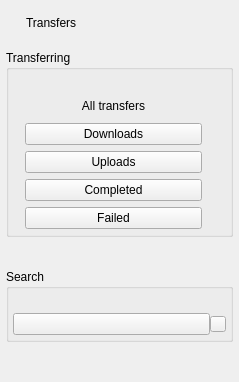
       <widget class="QWidget" name="wLeftPaneTop" native="true">
        <layout class="QVBoxLayout" name="vlLeftTop">
         <property name="spacing">
          <number>16</number>
         </property>
         <property name="leftMargin">
          <number>6</number>
         </property>
         <property name="topMargin">
          <number>12</number>
         </property>
         <property name="rightMargin">
          <number>6</number>
         </property>
         <property name="bottomMargin">
          <number>0</number>
         </property>
         <item>
          <widget class="QWidget" name="TopHeader" native="true">
           <property name="focusPolicy">
            <enum>Qt::StrongFocus</enum>
           </property>
           <layout class="QHBoxLayout" name="horizontalLayout_3">
            <property name="spacing">
             <number>8</number>
            </property>
            <property name="leftMargin">
             <number>20</number>
            </property>
            <property name="topMargin">
             <number>0</number>
            </property>
            <property name="rightMargin">
             <number>16</number>
            </property>
            <property name="bottomMargin">
             <number>0</number>
            </property>
            <item>
             <widget class="QWidget" name="pTransfers" native="true">
              <layout class="QHBoxLayout" name="horizontalLayout_4">
               <property name="spacing">
                <number>4</number>
               </property>
               <property name="leftMargin">
                <number>0</number>
               </property>
               <property name="topMargin">
                <number>0</number>
               </property>
               <property name="rightMargin">
                <number>0</number>
               </property>
               <property name="bottomMargin">
                <number>0</number>
               </property>
               <item>
                <widget class="QLabel" name="lTransfers">
                 <property name="toolTip">
                  <string>Transfers</string>
                 </property>
                 <property name="text">
                  <string>Transfers</string>
                 </property>
                 <property name="indent">
                  <number>0</number>
                 </property>
                </widget>
               </item>
               <item>
                <spacer name="horizontalSpacer">
                 <property name="orientation">
                  <enum>Qt::Horizontal</enum>
                 </property>
                 <property name="sizeHint" stdset="0">
                  <size>
                   <width>88</width>
                   <height>20</height>
                  </size>
                 </property>
                </spacer>
               </item>
               <item>
                <widget class="QPushButton" name="bPause">
                 <property name="minimumSize">
                  <size>
                   <width>0</width>
                   <height>0</height>
                  </size>
                 </property>
                 <property name="maximumSize">
                  <size>
                   <width>16777215</width>
                   <height>16777215</height>
                  </size>
                 </property>
                 <property name="cursor">
                  <cursorShape>PointingHandCursor</cursorShape>
                 </property>
                 <property name="focusPolicy">
                  <enum>Qt::StrongFocus</enum>
                 </property>
                 <property name="iconSize">
                  <size>
                   <width>16</width>
                   <height>16</height>
                  </size>
                 </property>
                 <property name="checkable">
                  <bool>true</bool>
                 </property>
                 <property name="checked">
                  <bool>false</bool>
                 </property>
                 <property name="flat">
                  <bool>true</bool>
                 </property>
                </widget>
               </item>
              </layout>
             </widget>
            </item>
            <item>
             <widget class="SearchLineEdit" name="leSearch">
              <property name="sizePolicy">
               <sizepolicy hsizetype="Expanding" vsizetype="Preferred">
                <horstretch>0</horstretch>
                <verstretch>0</verstretch>
               </sizepolicy>
              </property>
              <property name="focusPolicy">
               <enum>Qt::ClickFocus</enum>
              </property>
             </widget>
            </item>
           </layout>
          </widget>
         </item>
         <item>
          <widget class="QGroupBox" name="wTransferring">
           <property name="minimumSize">
            <size>
             <width>0</width>
             <height>0</height>
            </size>
           </property>
           <property name="maximumSize">
            <size>
             <width>256</width>
             <height>600</height>
            </size>
           </property>
           <property name="title">
            <string>Transferring</string>
           </property>
           <property name="flat">
            <bool>true</bool>
           </property>
           <layout class="QVBoxLayout" name="verticalLayout">
            <property name="spacing">
             <number>4</number>
            </property>
            <property name="leftMargin">
             <number>4</number>
            </property>
            <property name="topMargin">
             <number>24</number>
            </property>
            <property name="rightMargin">
             <number>4</number>
            </property>
            <property name="bottomMargin">
             <number>4</number>
            </property>
            <item>
             <widget class="QFrame" name="fAllTransfers">
              <property name="focusPolicy">
               <enum>Qt::ClickFocus</enum>
              </property>
              <property name="frameShape">
               <enum>QFrame::NoFrame</enum>
              </property>
              <property name="frameShadow">
               <enum>QFrame::Plain</enum>
              </property>
              <property name="lineWidth">
               <number>0</number>
              </property>
              <layout class="QHBoxLayout" name="horizontalLayout_10">
               <property name="spacing">
                <number>5</number>
               </property>
               <property name="leftMargin">
                <number>12</number>
               </property>
               <property name="topMargin">
                <number>0</number>
               </property>
               <property name="rightMargin">
                <number>12</number>
               </property>
               <property name="bottomMargin">
                <number>0</number>
               </property>
               <item>
                <widget class="QPushButton" name="tAllTransfers">
                 <property name="sizePolicy">
                  <sizepolicy hsizetype="Expanding" vsizetype="Fixed">
                   <horstretch>0</horstretch>
                   <verstretch>0</verstretch>
                  </sizepolicy>
                 </property>
                 <property name="cursor">
                  <cursorShape>PointingHandCursor</cursorShape>
                 </property>
                 <property name="styleSheet">
                  <string notr="true"/>
                 </property>
                 <property name="text">
                  <string>All transfers</string>
                 </property>
                 <property name="iconSize">
                  <size>
                   <width>24</width>
                   <height>24</height>
                  </size>
                 </property>
                 <property name="checkable">
                  <bool>true</bool>
                 </property>
                 <property name="autoDefault">
                  <bool>false</bool>
                 </property>
                 <property name="flat">
                  <bool>true</bool>
                 </property>
                </widget>
               </item>
               <item alignment="Qt::AlignRight">
                <widget class="QLabel" name="lAllTransfers">
                 <property name="enabled">
                  <bool>true</bool>
                 </property>
                 <property name="sizePolicy">
                  <sizepolicy hsizetype="MinimumExpanding" vsizetype="Fixed">
                   <horstretch>0</horstretch>
                   <verstretch>0</verstretch>
                  </sizepolicy>
                 </property>
                 <property name="minimumSize">
                  <size>
                   <width>0</width>
                   <height>24</height>
                  </size>
                 </property>
                 <property name="maximumSize">
                  <size>
                   <width>16777215</width>
                   <height>24</height>
                  </size>
                 </property>
                 <property name="text">
                  <string notr="true"/>
                 </property>
                </widget>
               </item>
              </layout>
             </widget>
            </item>
            <item>
             <widget class="QFrame" name="fDownloads">
              <property name="focusPolicy">
               <enum>Qt::ClickFocus</enum>
              </property>
              <layout class="QHBoxLayout" name="horizontalLayout_11">
               <property name="spacing">
                <number>5</number>
               </property>
               <property name="leftMargin">
                <number>12</number>
               </property>
               <property name="topMargin">
                <number>0</number>
               </property>
               <property name="rightMargin">
                <number>12</number>
               </property>
               <property name="bottomMargin">
                <number>0</number>
               </property>
               <item>
                <widget class="QPushButton" name="tDownloads">
                 <property name="sizePolicy">
                  <sizepolicy hsizetype="Expanding" vsizetype="Fixed">
                   <horstretch>0</horstretch>
                   <verstretch>0</verstretch>
                  </sizepolicy>
                 </property>
                 <property name="cursor">
                  <cursorShape>PointingHandCursor</cursorShape>
                 </property>
                 <property name="text">
                  <string>Downloads</string>
                 </property>
                 <property name="checkable">
                  <bool>true</bool>
                 </property>
                 <property name="autoDefault">
                  <bool>false</bool>
                 </property>
                </widget>
               </item>
               <item alignment="Qt::AlignRight">
                <widget class="QLabel" name="lDownloads">
                 <property name="enabled">
                  <bool>true</bool>
                 </property>
                 <property name="sizePolicy">
                  <sizepolicy hsizetype="MinimumExpanding" vsizetype="Fixed">
                   <horstretch>0</horstretch>
                   <verstretch>0</verstretch>
                  </sizepolicy>
                 </property>
                 <property name="minimumSize">
                  <size>
                   <width>0</width>
                   <height>24</height>
                  </size>
                 </property>
                 <property name="maximumSize">
                  <size>
                   <width>16777215</width>
                   <height>24</height>
                  </size>
                 </property>
                 <property name="text">
                  <string notr="true"/>
                 </property>
                </widget>
               </item>
              </layout>
             </widget>
            </item>
            <item>
             <widget class="QFrame" name="fUploads">
              <property name="focusPolicy">
               <enum>Qt::ClickFocus</enum>
              </property>
              <layout class="QHBoxLayout" name="horizontalLayout_12">
               <property name="spacing">
                <number>5</number>
               </property>
               <property name="leftMargin">
                <number>12</number>
               </property>
               <property name="topMargin">
                <number>0</number>
               </property>
               <property name="rightMargin">
                <number>12</number>
               </property>
               <property name="bottomMargin">
                <number>0</number>
               </property>
               <item>
                <widget class="QPushButton" name="tUploads">
                 <property name="sizePolicy">
                  <sizepolicy hsizetype="Expanding" vsizetype="Fixed">
                   <horstretch>0</horstretch>
                   <verstretch>0</verstretch>
                  </sizepolicy>
                 </property>
                 <property name="cursor">
                  <cursorShape>PointingHandCursor</cursorShape>
                 </property>
                 <property name="text">
                  <string>Uploads</string>
                 </property>
                 <property name="checkable">
                  <bool>true</bool>
                 </property>
                 <property name="autoDefault">
                  <bool>false</bool>
                 </property>
                </widget>
               </item>
               <item alignment="Qt::AlignRight">
                <widget class="QLabel" name="lUploads">
                 <property name="enabled">
                  <bool>true</bool>
                 </property>
                 <property name="sizePolicy">
                  <sizepolicy hsizetype="MinimumExpanding" vsizetype="Fixed">
                   <horstretch>0</horstretch>
                   <verstretch>0</verstretch>
                  </sizepolicy>
                 </property>
                 <property name="minimumSize">
                  <size>
                   <width>0</width>
                   <height>24</height>
                  </size>
                 </property>
                 <property name="maximumSize">
                  <size>
                   <width>16777215</width>
                   <height>24</height>
                  </size>
                 </property>
                 <property name="text">
                  <string notr="true"/>
                 </property>
                </widget>
               </item>
              </layout>
             </widget>
            </item>
            <item>
             <widget class="QFrame" name="fCompleted">
              <property name="focusPolicy">
               <enum>Qt::ClickFocus</enum>
              </property>
              <layout class="QHBoxLayout" name="horizontalLayout_13">
               <property name="spacing">
                <number>5</number>
               </property>
               <property name="leftMargin">
                <number>12</number>
               </property>
               <property name="topMargin">
                <number>0</number>
               </property>
               <property name="rightMargin">
                <number>12</number>
               </property>
               <property name="bottomMargin">
                <number>0</number>
               </property>
               <item>
                <widget class="QPushButton" name="tCompleted">
                 <property name="enabled">
                  <bool>true</bool>
                 </property>
                 <property name="sizePolicy">
                  <sizepolicy hsizetype="Expanding" vsizetype="Fixed">
                   <horstretch>0</horstretch>
                   <verstretch>0</verstretch>
                  </sizepolicy>
                 </property>
                 <property name="cursor">
                  <cursorShape>PointingHandCursor</cursorShape>
                 </property>
                 <property name="text">
                  <string>Completed</string>
                 </property>
                 <property name="checkable">
                  <bool>true</bool>
                 </property>
                 <property name="autoDefault">
                  <bool>false</bool>
                 </property>
                </widget>
               </item>
               <item alignment="Qt::AlignRight">
                <widget class="QLabel" name="lCompleted">
                 <property name="enabled">
                  <bool>true</bool>
                 </property>
                 <property name="sizePolicy">
                  <sizepolicy hsizetype="MinimumExpanding" vsizetype="Fixed">
                   <horstretch>0</horstretch>
                   <verstretch>0</verstretch>
                  </sizepolicy>
                 </property>
                 <property name="minimumSize">
                  <size>
                   <width>0</width>
                   <height>24</height>
                  </size>
                 </property>
                 <property name="maximumSize">
                  <size>
                   <width>16777215</width>
                   <height>24</height>
                  </size>
                 </property>
                 <property name="text">
                  <string notr="true"/>
                 </property>
                </widget>
               </item>
              </layout>
             </widget>
            </item>
            <item>
             <widget class="QFrame" name="fFailed">
              <property name="focusPolicy">
               <enum>Qt::ClickFocus</enum>
              </property>
              <layout class="QHBoxLayout" name="horizontalLayout_failed">
               <property name="spacing">
                <number>5</number>
               </property>
               <property name="leftMargin">
                <number>12</number>
               </property>
               <property name="topMargin">
                <number>0</number>
               </property>
               <property name="rightMargin">
                <number>12</number>
               </property>
               <property name="bottomMargin">
                <number>0</number>
               </property>
               <item>
                <widget class="QPushButton" name="tFailed">
                 <property name="enabled">
                  <bool>true</bool>
                 </property>
                 <property name="sizePolicy">
                  <sizepolicy hsizetype="Expanding" vsizetype="Fixed">
                   <horstretch>0</horstretch>
                   <verstretch>0</verstretch>
                  </sizepolicy>
                 </property>
                 <property name="cursor">
                  <cursorShape>PointingHandCursor</cursorShape>
                 </property>
                 <property name="text">
                  <string>Failed</string>
                 </property>
                 <property name="checkable">
                  <bool>true</bool>
                 </property>
                 <property name="autoDefault">
                  <bool>false</bool>
                 </property>
                </widget>
               </item>
               <item alignment="Qt::AlignRight">
                <widget class="QLabel" name="lFailed">
                 <property name="enabled">
                  <bool>true</bool>
                 </property>
                 <property name="sizePolicy">
                  <sizepolicy hsizetype="MinimumExpanding" vsizetype="Fixed">
                   <horstretch>0</horstretch>
                   <verstretch>0</verstretch>
                  </sizepolicy>
                 </property>
                 <property name="minimumSize">
                  <size>
                   <width>0</width>
                   <height>24</height>
                  </size>
                 </property>
                 <property name="maximumSize">
                  <size>
                   <width>16777215</width>
                   <height>24</height>
                  </size>
                 </property>
                 <property name="text">
                  <string notr="true"/>
                 </property>
                </widget>
               </item>
              </layout>
             </widget>
            </item>
           </layout>
          </widget>
         </item>
         <item>
          <widget class="MediaTypeFilterWidget" name="wMediaType" native="true"/>
         </item>
         <item>
          <widget class="QGroupBox" name="wSearch">
           <property name="title">
            <string>Search</string>
           </property>
           <layout class="QVBoxLayout" name="wSearchLayout">
            <property name="spacing">
             <number>0</number>
            </property>
            <property name="leftMargin">
             <number>4</number>
            </property>
            <property name="topMargin">
             <number>24</number>
            </property>
            <property name="rightMargin">
             <number>4</number>
            </property>
            <property name="bottomMargin">
             <number>4</number>
            </property>
            <item>
             <widget class="QFrame" name="fSearchString">
              <property name="focusPolicy">
               <enum>Qt::StrongFocus</enum>
              </property>
              <property name="frameShape">
               <enum>QFrame::NoFrame</enum>
              </property>
              <property name="frameShadow">
               <enum>QFrame::Plain</enum>
              </property>
              <layout class="QHBoxLayout" name="horizontalLayout_14">
               <property name="spacing">
                <number>0</number>
               </property>
               <property name="leftMargin">
                <number>0</number>
               </property>
               <property name="topMargin">
                <number>0</number>
               </property>
               <property name="rightMargin">
                <number>0</number>
               </property>
               <property name="bottomMargin">
                <number>0</number>
               </property>
               <item>
                <widget class="QPushButton" name="bSearchString">
                 <property name="sizePolicy">
                  <sizepolicy hsizetype="Expanding" vsizetype="Fixed">
                   <horstretch>0</horstretch>
                   <verstretch>0</verstretch>
                  </sizepolicy>
                 </property>
                 <property name="cursor">
                  <cursorShape>PointingHandCursor</cursorShape>
                 </property>
                 <property name="text">
                  <string notr="true"/>
                 </property>
                 <property name="checkable">
                  <bool>true</bool>
                 </property>
                 <property name="autoDefault">
                  <bool>false</bool>
                 </property>
                </widget>
               </item>
               <item>
                <widget class="TokenizableToolButton" name="tClearSearchResult">
                 <property name="maximumSize">
                  <size>
                   <width>16</width>
                   <height>16</height>
                  </size>
                 </property>
                 <property name="cursor">
                  <cursorShape>PointingHandCursor</cursorShape>
                 </property>
                 <property name="text">
                  <string/>
                 </property>
                 <property name="icon">
                  <iconset resource="../../../gui/Resources_common.qrc">
                   <normaloff>:/x_solid_small</normaloff>:/x_solid_small</iconset>
                 </property>
                 <property name="type" stdset="0">
                  <string notr="true">ghost</string>
                 </property>
                </widget>
               </item>
              </layout>
             </widget>
            </item>
           </layout>
          </widget>
         </item>
         <item>
          <spacer name="verticalSpacer">
           <property name="orientation">
            <enum>Qt::Vertical</enum>
           </property>
           <property name="sizeHint" stdset="0">
            <size>
             <width>20</width>
             <height>40</height>
            </size>
           </property>
          </spacer>
         </item>
        </layout>
       </widget>
